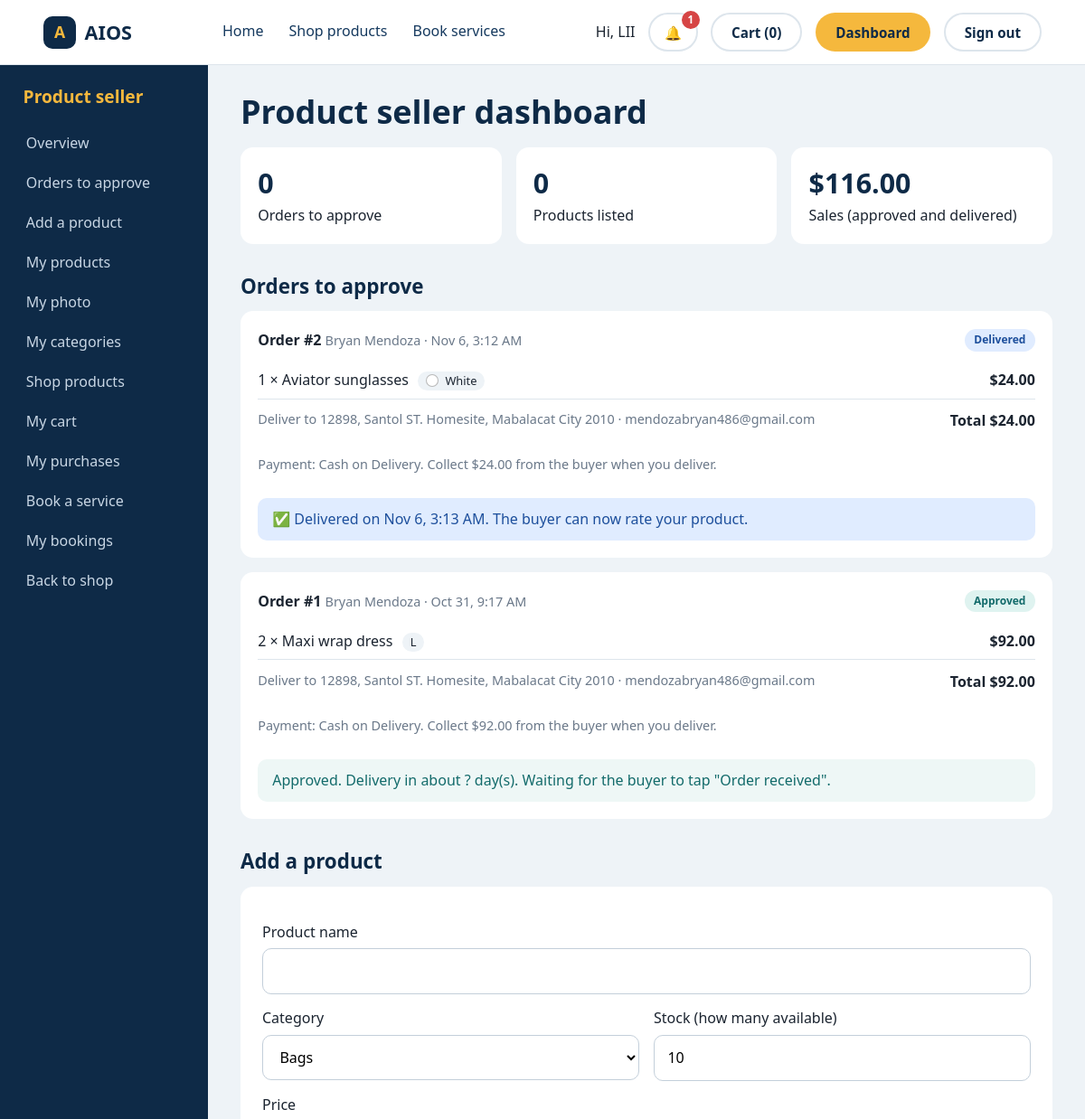
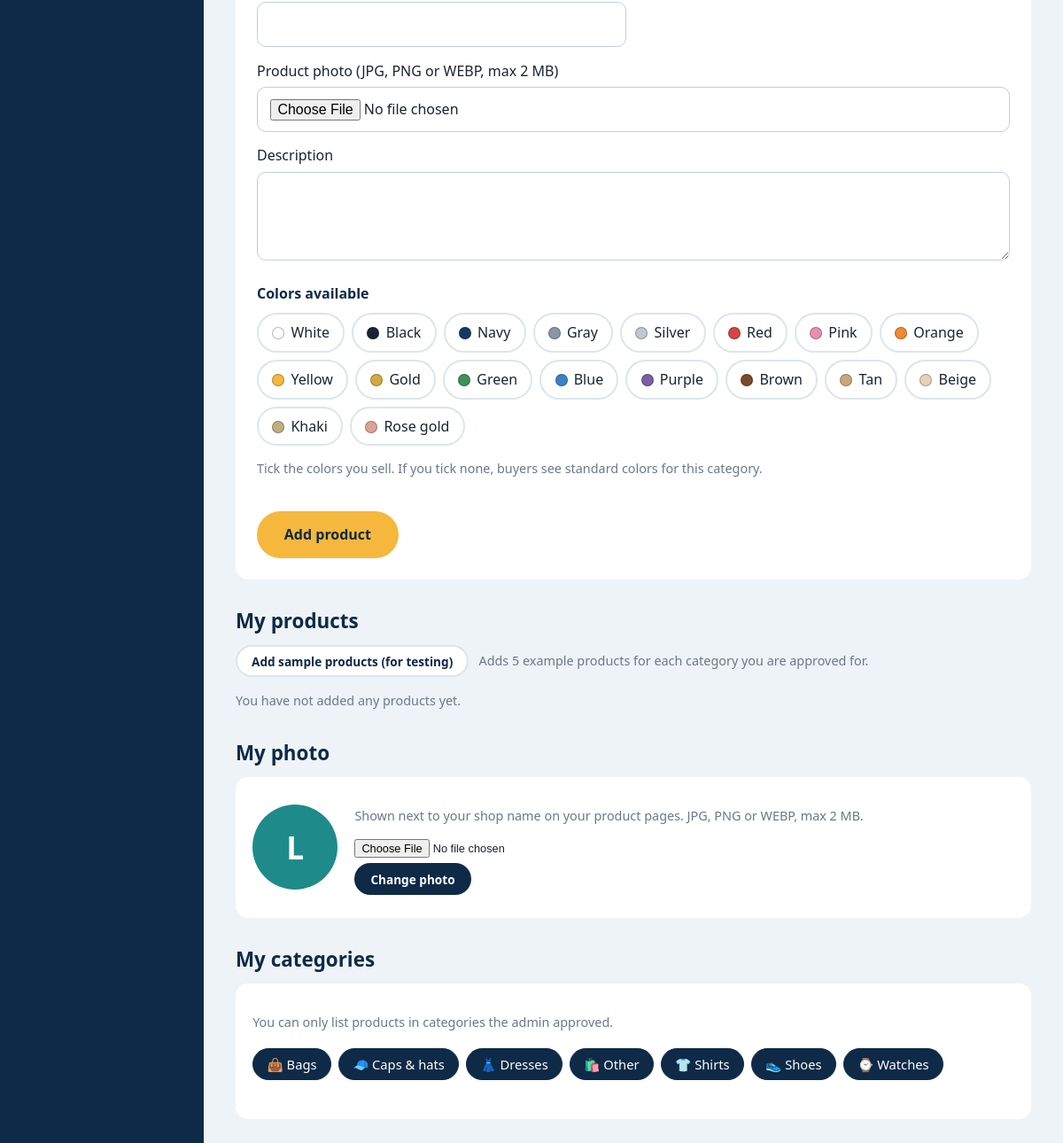
The app's page /staff.php (signed in) with its own data (2 pictures, top to bottom).
### tables this page shows
CREATE TABLE IF NOT EXISTS orders (
  id             INT UNSIGNED AUTO_INCREMENT PRIMARY KEY,
  buyer_id       INT UNSIGNED NOT NULL,
  seller_id      INT UNSIGNED NOT NULL,
  status         ENUM('pending','approved','delivered','rejected') NOT NULL DEFAULT 'pending',
  payment_method VARCHAR(20) NOT NULL DEFAULT 'COD',      
  ship_name      VARCHAR(160) NOT NULL,
  ship_address   VARCHAR(300) NOT NULL,
  ship_contact   VARCHAR(140) NOT NULL,
  created_at     DATETIME NOT NULL,
  reviewed_at    DATETIME NULL,
  delivery_days  TINYINT UNSIGNED NULL,                   
  approved_at    DATETIME NULL,
  delivered_at   DATETIME NULL,                           
  FOREIGN KEY (buyer_id)  REFERENCES users(id) ON DELETE CASCADE,
  FOREIGN KEY (seller_id) REFERENCES users(id) ON DELETE CASCADE
);

CREATE TABLE IF NOT EXISTS order_items (
  id         INT UNSIGNED AUTO_INCREMENT PRIMARY KEY,
  order_id   INT UNSIGNED NOT NULL,
  product_id INT UNSIGNED NULL,
  name       VARCHAR(120) NOT NULL,
  price      DECIMAL(10,2) NOT NULL,
  quantity   INT UNSIGNED NOT NULL,
  comment    VARCHAR(300) NULL,
  size       VARCHAR(60) NOT NULL DEFAULT '',
  color      VARCHAR(40) NOT NULL DEFAULT '',
  FOREIGN KEY (order_id)   REFERENCES orders(id)   ON DELETE CASCADE,
  FOREIGN KEY (product_id) REFERENCES products(id) ON DELETE SET NULL
);

### staff.php (the view, shortened to what this page needs)
<?php
require_once __DIR__ . '/includes/bootstrap.php';
$type = $_SESSION['staff_type'] ?? 'service';
$uid  = $_SESSION['user_id'];
$opts = category_options($type);
$myPhoto = db()->prepare('SELECT photo FROM users WHERE id = ?'); $myPhoto->execute([$uid]); $myPhoto = (string)$myPhoto->fetchColumn();
$rowsCat = provider_category_rows($uid);
$myCats  = array_keys(array_filter($rowsCat, fn($x) => $x === 'approved'));
if ($type === 'product') {
    $orders = db()->prepare('SELECT o.*, u.email, u.phone FROM orders o JOIN users u ON u.id = o.buyer_id WHERE o.seller_id = ?
                             ORDER BY (o.status = "pending") DESC, o.id DESC LIMIT 40');
    $orders->execute([$uid]);
    $orders = $orders->fetchAll();
    $lines = [];
    if ($orders) {
        $ids = implode(',', array_map('intval', array_column($orders, 'id')));
        foreach (db()->query("SELECT * FROM order_items WHERE order_id IN ($ids) ORDER BY id") as $it) { $lines[$it['order_id']][] = $it; }
    }
    $mine = db()->prepare('SELECT * FROM products WHERE seller_id = ? ORDER BY id DESC');
    $mine->execute([$uid]);
    $mine = $mine->fetchAll();
    $pendingCount = count(array_filter($orders, fn($o) => $o['status'] === 'pending'));
    $sales = db()->prepare('SELECT COALESCE(SUM(i.price * i.quantity), 0) FROM order_items i JOIN orders o ON o.id = i.order_id WHERE o.seller_id = ? AND o.status IN ("approved", "delivered")');
    $sales->execute([$uid]);
    $sales = (float)$sales->fetchColumn();
}
$panelTitle = $type === 'product' ? 'Product seller' : 'Service provider';
$menu = $type === 'product'
    ? ['Overview' => '#overview', 'Orders to approve' => '#orders', 'Add a product' => '#add', 'My products' => '#products', 'My photo' => '#photo', 'My categories' => '#categories', 'Shop products' => 'shop.php', 'My cart' => 'cart.php', 'My purchases' => 'orders.php', 'Book a service' => 'providers.php', 'My bookings' => 'bookings.php']
    : ['Overview' => '#overview', 'My jobs' => '#jobs', 'My service details' => '#details', 'My photo' => '#photo', 'My categories' => '#categories', 'Shop products' => 'shop.php', 'My cart' => 'cart.php', 'My purchases' => 'orders.php', 'Book a service' => 'providers.php', 'My bookings' => 'bookings.php'];
$statusLabel = ['pending' => 'Pending', 'approved' => 'Approved', 'delivered' => 'Delivered', 'rejected' => 'Rejected'];
$statusClass = ['pending' => 'badge-pending', 'approved' => 'badge-confirmed', 'delivered' => 'badge-delivered', 'rejected' => 'badge-rejected'];
?>
<!DOCTYPE html>
<html lang="en">
<head>
  <link rel="stylesheet" href="css/style.css">
</head>
<body>
  <?php include __DIR__ . '/includes/topbar.php'; ?>
  <div class="dash">
    <?php include __DIR__ . '/includes/sidebar.php'; ?>
    <main class="dash-main">
      <h1 id="overview"><?= $type === 'product' ? 'Product seller dashboard' : 'Service provider dashboard' ?></h1>
      <?php if ($type === 'product'): ?>
        <div class="cards">
          <div class="card"><span class="stat-value"><?= $pendingCount ?></span><span>Orders to approve</span></div>
          <div class="card"><span class="stat-value"><?= count($mine) ?></span><span>Products listed</span></div>
          <div class="card"><span class="stat-value"><?= money($sales) ?></span><span>Sales (approved and delivered)</span></div>
        </div>
        <h2 id="orders">Orders to approve</h2>
        <?php foreach ($orders as $o): $sum = 0; ?>
          <div class="card order-card">
            <div class="order-head">
              <div><strong>Order #<?= (int)$o['id'] ?></strong> <span class="muted"><?= htmlspecialchars($o['ship_name']) ?> &middot; <?= htmlspecialchars(date('M j, g:i A', strtotime($o['created_at']))) ?></span></div>
              <span class="badge <?= $statusClass[$o['status']] ?>"><?= $statusLabel[$o['status']] ?></span>
            </div>
            <ul class="order-lines">
              <?php foreach ($lines[$o['id']] ?? [] as $it): $sum += $it['price'] * $it['quantity']; ?>
                <li><span><?= (int)$it['quantity'] ?> &times; <?= htmlspecialchars($it['name']) ?><?php if ($it['size']): ?> <span class="size-tag"><?= htmlspecialchars($it['size']) ?></span><?php endif; ?><?php if ($it['color']): ?> <span class="size-tag"><i class="dot" style="background:<?= color_hex($it['color']) ?>"></i><?= htmlspecialchars($it['color']) ?></span><?php endif; ?>
                  <?php if ($it['comment']): ?><br><span class="muted">Buyer's comment: <?= htmlspecialchars($it['comment']) ?></span><?php endif; ?></span>
                  <strong><?= money($it['price'] * $it['quantity']) ?></strong></li>
              <?php endforeach; ?>
            </ul>
            <p class="order-foot"><span class="muted">Deliver to <?= htmlspecialchars($o['ship_address']) ?> &middot; <?= htmlspecialchars($o['ship_contact']) ?></span> <strong>Total <?= money($sum) ?></strong></p>
            <p class="muted">Payment: Cash on Delivery. Collect <?= money($sum) ?> from the buyer when you deliver.</p>
            <?php if ($o['status'] === 'pending'): ?>
              <form method="post" class="row-actions">
                <input type="hidden" name="csrf" value="<?= csrf() ?>">
                <input type="hidden" name="action" value="order_review">
                <input type="hidden" name="order_id" value="<?= (int)$o['id'] ?>">
                <label class="days-field">Delivery in <input type="number" name="delivery_days" min="1" max="30" value="3" aria-label="Delivery days"> day(s)</label>
                <button class="btn btn-small" name="decision" value="approve" type="submit">Approve</button>
                <button class="btn btn-small btn-reject" name="decision" value="reject" type="submit">Reject</button>
              </form>
            <?php elseif ($o['status'] === 'approved'): ?>
              <p class="eta-box">Approved. Delivery in about <?= (int)$o['delivery_days'] ?: '?' ?> day(s). Waiting for the buyer to tap "Order received".</p>
            <?php elseif ($o['status'] === 'delivered'): ?>
              <p class="eta-box done">&#9989; Delivered<?= $o['delivered_at'] ? ' on ' . htmlspecialchars(date('M j, g:i A', strtotime($o['delivered_at']))) : '' ?>. The buyer can now rate your product.</p>
            <?php endif; ?>
          </div>
        <?php endforeach; ?>
        <h2 id="add">Add a product</h2>
        <form class="card dash-form" method="post" enctype="multipart/form-data" novalidate>
          <div class="form-grid">
            <div class="full"><label for="pname">Product name</label><input id="pname" name="name" maxlength="120" required></div>
            <div><label for="pcat">Category</label>
              <select id="pcat" name="category"><?php foreach ($myCats as $c): ?><option><?= htmlspecialchars($c) ?></option><?php endforeach; ?></select></div>
            <div><label for="pstock">Stock (how many available)</label><input id="pstock" name="stock" type="number" min="0" value="10" required></div>
            <div><label for="pprice">Price</label><input id="pprice" name="price" type="number" min="0.01" step="0.01" required></div>
            <div class="full"><label for="pphoto">Product photo (JPG, PNG or WEBP, max 2 MB)</label>
              <input id="pphoto" name="photo" type="file" accept="image/jpeg,image/png,image/webp"></div>
            <div class="full"><label for="pdesc">Description</label><textarea id="pdesc" name="description" rows="3" maxlength="2000"></textarea></div>
            <div class="full"><span class="group-label">Colors available</span>
              <div class="opt-chips">
                <?php foreach (color_map() as $cn => $hex): ?>
                  <label class="opt-chip"><input type="checkbox" name="colors[]" value="<?= htmlspecialchars($cn) ?>"><span><i class="dot" style="background:<?= $hex ?>"></i><?= htmlspecialchars($cn) ?></span></label>
                <?php endforeach; ?>
              </div>
              <p class="muted">Tick the colors you sell. If you tick none, buyers see standard colors for this category.</p>
            </div>
          </div>
          <button class="btn btn-primary btn-lg" type="submit">Add product</button>
        </form>
        <h2 id="products">My products</h2>
        <form method="post" class="sample-form">
          <button class="btn btn-small btn-light" type="submit">Add sample products (for testing)</button>
          <span class="muted">Adds 5 example products for each category you are approved for.</span>
        </form>
        <?php if (!$mine): ?><p class="muted">You have not added any products yet.</p><?php endif; ?>
      <?php endif; ?>
      <h2 id="photo">My photo</h2>
      <div class="card photo-card">
        <div class="avatar-lg"><?= avatar_art($myPhoto, $_SESSION['user']) ?></div>
        <div>
          <p class="muted"><?= $type === 'product' ? 'Shown next to your shop name on your product pages.' : 'Your service provider photo.' ?> JPG, PNG or WEBP, max 2 MB.</p>
          <form method="post" enctype="multipart/form-data" class="photo-form">
            <input type="file" name="photo" accept="image/jpeg,image/png,image/webp" aria-label="New photo" required>
            <button class="btn btn-small" type="submit">Change photo</button>
          </form>
        </div>
      </div>
      <h2 id="categories">My categories</h2>
      <div class="card">
        <p class="muted"><?= $type === 'product' ? 'You can only list products in categories the admin approved.' : 'These are the services you are approved to offer.' ?></p>
        <div class="chips">
          <?php foreach ($rowsCat as $c => $st): if (!isset($opts[$c])) { continue; } ?>
            <span class="chip <?= $st === 'approved' ? 'on' : '' ?>"><?= $opts[$c] ?> <?= htmlspecialchars($c) ?><?= $st === 'pending' ? ' (waiting for approval)' : ($st === 'rejected' ? ' (rejected)' : '') ?></span>
          <?php endforeach; ?>
        </div>
      </div>
    </main>
  </div>
</body>
</html>

### includes/topbar.php
<header class="site-header">
  <a class="brand" href="index.php"><span class="brand-mark" aria-hidden="true">A</span><?= SITE_NAME ?></a>
  <nav class="main-nav" aria-label="Main">
    <a href="index.php">Home</a>
    <a href="shop.php">Shop products</a>
    <a href="providers.php">Book services</a>
  </nav>
  <div class="header-actions">
    <?php if (is_signed_in()): ?>
      <span class="greeting">Hi, <?= htmlspecialchars($_SESSION['user']) ?></span>
      <a class="btn btn-ghost bell" href="notifications.php" aria-label="Notifications">&#128276;<?php if (($nc = notif_count()) > 0): ?><span class="bell-count"><?= $nc > 9 ? '9+' : $nc ?></span><?php endif; ?></a>
      <a class="btn btn-ghost" href="cart.php">Cart (<?= cart_count() ?>)</a>
      <a class="btn btn-primary" href="dashboard.php">Dashboard</a>
      <a class="btn btn-ghost" href="signin.php?action=signout">Sign out</a>
    <?php else: ?>
      <a class="btn btn-ghost" href="register.php">Register</a>
      <a class="btn btn-primary" href="signin.php">Sign in</a>
    <?php endif; ?>
  </div>
</header>

### includes/sidebar.php (shortened to what this page needs)
<aside class="sidebar">
  <h2><?= htmlspecialchars($panelTitle) ?></h2>
  <nav aria-label="Dashboard">
    <?php foreach ($menu as $menuLabel => $menuHref): ?>
      <a href="<?= $menuHref ?>"><?= htmlspecialchars($menuLabel) ?></a>
    <?php endforeach; ?>
    <a href="index.php">Back to shop</a>
  </nav>
</aside>

### includes/bootstrap.php (shortened to what this page needs)
<?php
function is_signed_in(): bool {
    return !empty($_SESSION['user_id']);
}
function money(float $amount): string {
    return CURRENCY . number_format($amount, 2);
}
function db(): PDO {
    static $pdo = null;
    if (!$pdo) {
        $pdo = new PDO('mysql:host=' . DB_HOST . ';dbname=' . DB_NAME . ';charset=utf8mb4', DB_USER, DB_PASS, [
            PDO::ATTR_ERRMODE            => PDO::ERRMODE_EXCEPTION,
            PDO::ATTR_DEFAULT_FETCH_MODE => PDO::FETCH_ASSOC,
        ]);
    }
    return $pdo;
}
function cart_count(): int {
    try {
        $st = db()->prepare('SELECT COALESCE(SUM(quantity), 0) FROM cart_items WHERE user_id = ?');
        $st->execute([$_SESSION['user_id']]);
        return (int)$st->fetchColumn();
    } catch (Throwable $e) { return 0; }
}
function category_options(string $type): array {
    return $type === 'service'
        ? ['Home repair' => '🔧', 'Cleaning' => '🧹', 'Design & tech' => '💻', 'Beauty & care' => '💇', 'Tutoring' => '📚', 'Events' => '🎉']
        : ['Shoes' => '👟', 'Shirts' => '👕', 'Dresses' => '👗', 'Bags' => '👜', 'Caps & hats' => '🧢', 'Watches' => '⌚', 'Other' => '🛍️'];
}
function provider_category_rows(int $uid): array {
    $st = db()->prepare('SELECT category, status FROM provider_categories WHERE user_id = ?');
    $st->execute([$uid]);
    return $st->fetchAll(PDO::FETCH_KEY_PAIR);
}
function color_map(): array {
    return ['White' => '#ffffff', 'Black' => '#1b2430', 'Navy' => '#163a5f', 'Gray' => '#8a96a3', 'Silver' => '#c0c7cf',
            'Red' => '#d64545', 'Pink' => '#e88fb0', 'Orange' => '#ee8a33', 'Yellow' => '#f5b83d', 'Gold' => '#d4a940',
            'Green' => '#3f8f5b', 'Blue' => '#3b82c4', 'Purple' => '#7b5ea7', 'Brown' => '#7a4b2a', 'Tan' => '#c9a77c',
            'Beige' => '#e3d3b8', 'Khaki' => '#bfae7f', 'Rose gold' => '#d8a496'];
}
function color_hex(string $name): string { return color_map()[$name] ?? '#c3cfda'; }
function notif_count(): int {
    try {
        $st = db()->prepare('SELECT COUNT(*) FROM notifications WHERE user_id = ? AND is_read = 0');
        $st->execute([$_SESSION['user_id']]);
        return (int)$st->fetchColumn();
    } catch (Throwable $e) { return 0; }
}
function avatar_art(?string $path, string $name = ''): string {
    return '<span>' . htmlspecialchars(strtoupper(mb_substr(trim($name) !== '' ? $name : 'S', 0, 1))) . '</span>';
}

### records on screen
orders: id "2", ship_name "Bryan Mendoza", created_at "Nov 6, 3:12 AM", status "Delivered", ship_address "12898, Santol ST. Homesite, Mabalacat City 2010", ship_contact "mendozabryan486@gmail.com", sum "$24.00", delivered_at "Nov 6, 3:13 AM"
order_items: quantity "1", name "Aviator sunglasses", color "White", money($it['price'] * $it['quantity']) "$24.00"
orders: id "1", ship_name "Bryan Mendoza", created_at "Oct 31, 9:17 AM", status "Approved", ship_address "12898, Santol ST. Homesite, Mabalacat City 2010", ship_contact "mendozabryan486@gmail.com", sum "$92.00", delivery_days "?"
order_items: quantity "2", name "Maxi wrap dress", size "L", money($it['price'] * $it['quantity']) "$92.00"

### other values on screen
SITE_NAME "AIOS"
$_SESSION['user'] "LII"
$nc "1"
cart_count() "0"
$panelTitle "Product seller"
$menuLabel "Overview"
$menuLabel "Orders to approve"
$menuLabel "Add a product"
$menuLabel "My products"
$menuLabel "My photo"
$menuLabel "My categories"
$menuLabel "Shop products"
$menuLabel "My cart"
$menuLabel "My purchases"
$menuLabel "Book a service"
